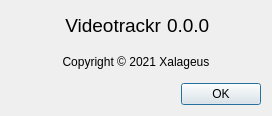
<?xml version="1.0" encoding="UTF-8"?>
<ui version="4.0">
 <class>Dialog</class>
 <widget class="QDialog" name="Dialog">
  <property name="geometry">
   <rect>
    <x>0</x>
    <y>0</y>
    <width>272</width>
    <height>116</height>
   </rect>
  </property>
  <property name="windowTitle">
   <string>About Videotrackr</string>
  </property>
  <layout class="QVBoxLayout" name="verticalLayout">
   <item>
    <layout class="QHBoxLayout" name="nameLayout">
     <item>
      <widget class="QLabel" name="name">
       <property name="text">
        <string>&lt;html&gt;&lt;head/&gt;&lt;body&gt;&lt;p&gt;&lt;span style=&quot; font-size:14pt;&quot;&gt;Videotrackr&lt;/span&gt;&lt;/p&gt;&lt;/body&gt;&lt;/html&gt;</string>
       </property>
       <property name="textFormat">
        <enum>Qt::RichText</enum>
       </property>
       <property name="alignment">
        <set>Qt::AlignRight|Qt::AlignTrailing|Qt::AlignVCenter</set>
       </property>
      </widget>
     </item>
     <item>
      <widget class="QLabel" name="version">
       <property name="maximumSize">
        <size>
         <width>94</width>
         <height>16777215</height>
        </size>
       </property>
       <property name="text">
        <string>&lt;html&gt;&lt;head/&gt;&lt;body&gt;&lt;p&gt;&lt;span style=&quot; font-size:14pt;&quot;&gt;0.0.0&lt;/span&gt;&lt;/p&gt;&lt;/body&gt;&lt;/html&gt;</string>
       </property>
       <property name="textFormat">
        <enum>Qt::RichText</enum>
       </property>
      </widget>
     </item>
    </layout>
   </item>
   <item>
    <widget class="QLabel" name="copyright">
     <property name="text">
      <string>Copyright © 2021 Xalageus</string>
     </property>
     <property name="alignment">
      <set>Qt::AlignCenter</set>
     </property>
    </widget>
   </item>
   <item>
    <widget class="QDialogButtonBox" name="buttonBox">
     <property name="orientation">
      <enum>Qt::Horizontal</enum>
     </property>
     <property name="standardButtons">
      <set>QDialogButtonBox::Ok</set>
     </property>
    </widget>
   </item>
  </layout>
 </widget>
 <resources/>
 <connections>
  <connection>
   <sender>buttonBox</sender>
   <signal>accepted()</signal>
   <receiver>Dialog</receiver>
   <slot>accept()</slot>
   <hints>
    <hint type="sourcelabel">
     <x>135</x>
     <y>94</y>
    </hint>
    <hint type="destinationlabel">
     <x>135</x>
     <y>57</y>
    </hint>
   </hints>
  </connection>
 </connections>
</ui>
